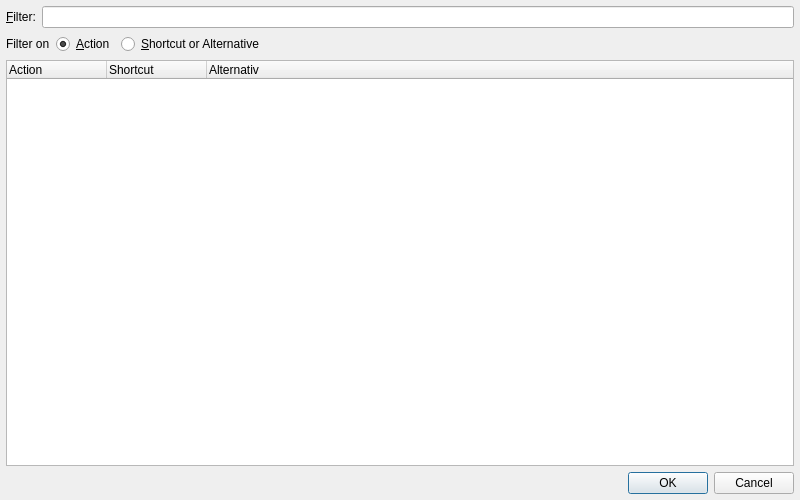
<?xml version="1.0" encoding="UTF-8"?>
<ui version="4.0">
 <class>ShortcutsDialog</class>
 <widget class="QDialog" name="ShortcutsDialog">
  <property name="geometry">
   <rect>
    <x>0</x>
    <y>0</y>
    <width>800</width>
    <height>500</height>
   </rect>
  </property>
  <property name="windowTitle">
   <string>Keyboard Shortcuts</string>
  </property>
  <layout class="QVBoxLayout" name="verticalLayout">
   <item>
    <layout class="QHBoxLayout" name="horizontalLayout">
     <item>
      <widget class="QLabel" name="label">
       <property name="text">
        <string>&amp;Filter:</string>
       </property>
       <property name="buddy">
        <cstring>searchEdit</cstring>
       </property>
      </widget>
     </item>
     <item>
      <widget class="E5ClearableLineEdit" name="searchEdit">
       <property name="toolTip">
        <string>Enter the regular expression that should be contained in the shortcut action</string>
       </property>
      </widget>
     </item>
    </layout>
   </item>
   <item>
    <layout class="QHBoxLayout" name="horizontalLayout_2">
     <item>
      <widget class="QLabel" name="label_2">
       <property name="text">
        <string>Filter on</string>
       </property>
      </widget>
     </item>
     <item>
      <widget class="QRadioButton" name="actionButton">
       <property name="toolTip">
        <string>Select to filter based on the actions</string>
       </property>
       <property name="text">
        <string>&amp;Action</string>
       </property>
       <property name="checked">
        <bool>true</bool>
       </property>
      </widget>
     </item>
     <item>
      <widget class="QRadioButton" name="shortcutButton">
       <property name="toolTip">
        <string>Select to filter based on shortcut or alternative shortcut</string>
       </property>
       <property name="text">
        <string>&amp;Shortcut or Alternative</string>
       </property>
      </widget>
     </item>
     <item>
      <spacer name="horizontalSpacer">
       <property name="orientation">
        <enum>Qt::Horizontal</enum>
       </property>
       <property name="sizeHint" stdset="0">
        <size>
         <width>40</width>
         <height>20</height>
        </size>
       </property>
      </spacer>
     </item>
    </layout>
   </item>
   <item>
    <widget class="QTreeWidget" name="shortcutsList">
     <property name="toolTip">
      <string>This list shows all keyboard shortcuts.</string>
     </property>
     <property name="whatsThis">
      <string>&lt;b&gt;Keyboard Shortcuts List&lt;/b&gt;
&lt;p&gt;This list shows all keyboard shortcuts defined in the application. Double click an entry in order to change the respective shortcut. Alternatively, the shortcut might be changed by editing the key sequence in the respective column.&lt;/p&gt;</string>
     </property>
     <property name="alternatingRowColors">
      <bool>true</bool>
     </property>
     <column>
      <property name="text">
       <string>Action</string>
      </property>
     </column>
     <column>
      <property name="text">
       <string>Shortcut</string>
      </property>
     </column>
     <column>
      <property name="text">
       <string>Alternativ</string>
      </property>
     </column>
    </widget>
   </item>
   <item>
    <widget class="QDialogButtonBox" name="buttonBox">
     <property name="orientation">
      <enum>Qt::Horizontal</enum>
     </property>
     <property name="standardButtons">
      <set>QDialogButtonBox::Cancel|QDialogButtonBox::Ok</set>
     </property>
    </widget>
   </item>
  </layout>
 </widget>
 <layoutdefault spacing="6" margin="6"/>
 <pixmapfunction>qPixmapFromMimeSource</pixmapfunction>
 <customwidgets>
  <customwidget>
   <class>E5ClearableLineEdit</class>
   <extends>QLineEdit</extends>
   <header>E5Gui/E5LineEdit.h</header>
  </customwidget>
 </customwidgets>
 <tabstops>
  <tabstop>searchEdit</tabstop>
  <tabstop>actionButton</tabstop>
  <tabstop>shortcutButton</tabstop>
  <tabstop>shortcutsList</tabstop>
  <tabstop>buttonBox</tabstop>
 </tabstops>
 <resources/>
 <connections>
  <connection>
   <sender>buttonBox</sender>
   <signal>rejected()</signal>
   <receiver>ShortcutsDialog</receiver>
   <slot>reject()</slot>
   <hints>
    <hint type="sourcelabel">
     <x>78</x>
     <y>490</y>
    </hint>
    <hint type="destinationlabel">
     <x>77</x>
     <y>477</y>
    </hint>
   </hints>
  </connection>
 </connections>
</ui>
